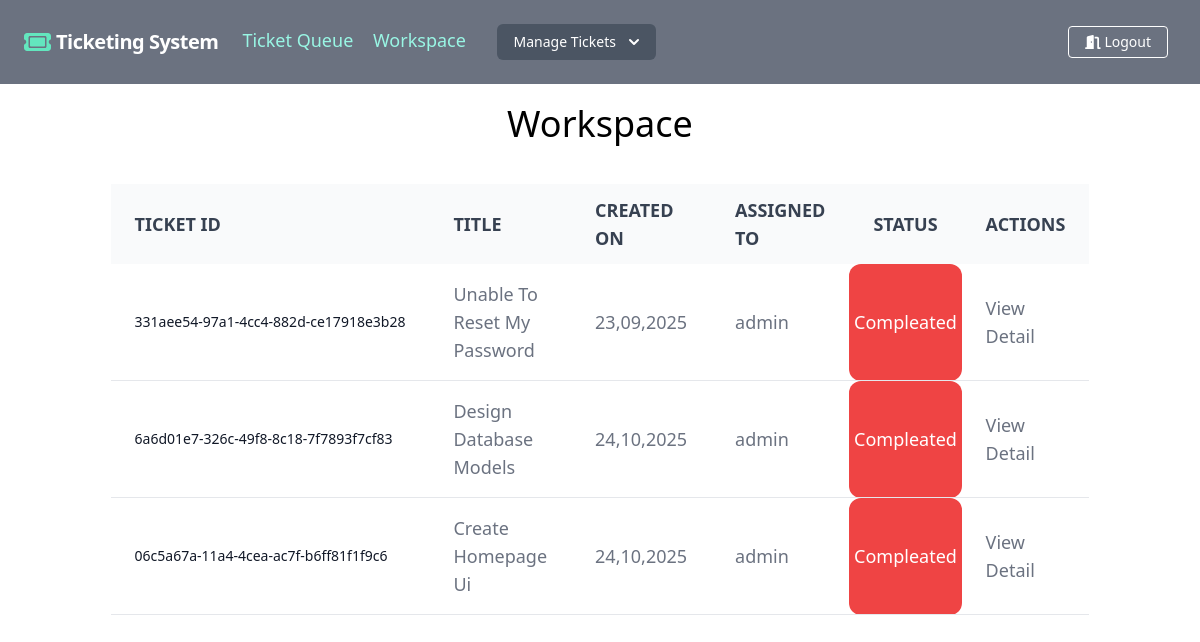
Before: /ticket/all_tickets_closed (signed in) with the older database file.
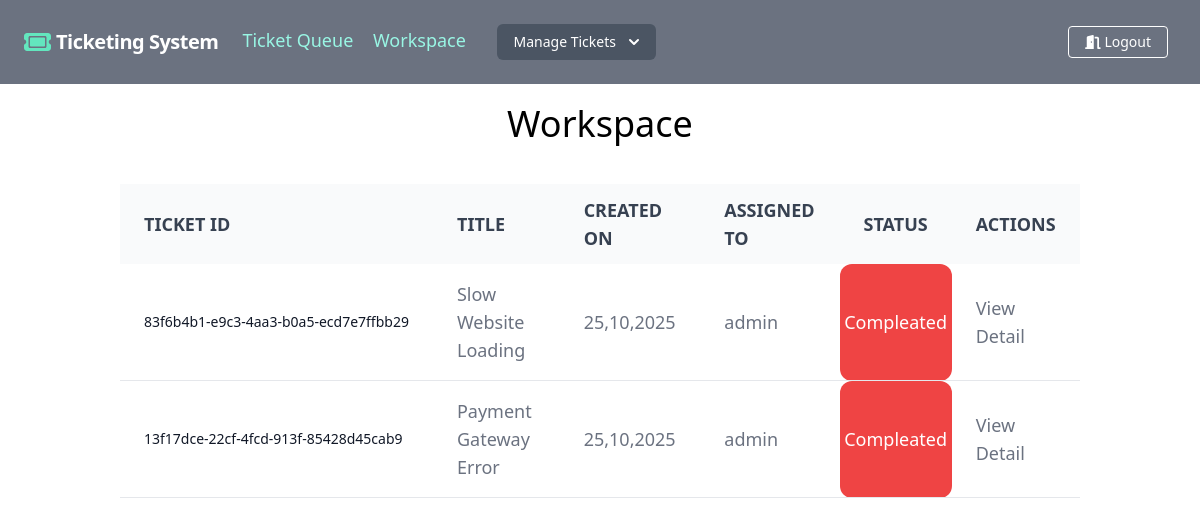
After: the same page with the newer database file.
### ticket/models.py (models this page shows, shortened)
class Ticket(models.Model):
    STATUS = [
        ('Pending', "Pending"),
        ('Active', "Active"),
        ('Completed', "Completed"),
    ]
    number = models.UUIDField(default=uuid.uuid4, editable=False, unique=True)
    title = models.CharField(max_length=250)
    content = models.TextField()
    created_by = models.ForeignKey(User, related_name='created_tickets', on_delete=models.CASCADE)
    created_at = models.DateTimeField(auto_now_add=True)
    assigned_to = models.ForeignKey(User, on_delete=models.SET_NULL, null=True, blank=True, related_name='assigned_tickets')
    is_resolved = models.BooleanField(default=False)
    accepted_date = models.DateTimeField(blank=True, null=True)
    closed_date = models.DateTimeField(blank=True, null=True)
    status = models.CharField(choices=STATUS, max_length=25)

### users/models.py (models this page shows)
class User(AbstractUser):
    is_customer = models.BooleanField(default=False)
    is_admin = models.BooleanField(default=False)
    def __str__(self):
        return self.username

### ticket/views.py (the view)
# urls.py: path('all_tickets_closed',all_tickets_closed,name='all_tickets_closed'),
def  all_tickets_closed(request):
    ticket = Ticket.objects.filter(assigned_to =request.user, is_resolved=True)
    return render(request , 'all_tickets_closed.html',{'ticket':ticket })

### ticket/templates/all_tickets_closed.html (shortened to what this page needs)
{% extends "base.html" %}
{% load widget_tweaks %}
{% block content %}
  <div class="text-center mt-5 mb-10">
    <h1 class="text-4xl text-bold">Workspace</h1>
  </div>
  <div class="relative overflow-x-auto flex justify-center ">
    <table class="w-[80%] text-sm text-left rtl:text-right text-gray-500 dark:text-gray-400">
        <thead class="text-lg text-gray-700 uppercase bg-gray-50 dark:bg-gray-700 dark:text-gray-400">
            <tr>
                <th scope="col" class="px-6 py-3">
                    Ticket ID
                </th>
                <th scope="col" class="px-6 py-3">
                    Title
                </th>
                <th scope="col" class="px-6 py-3">
                    Created On
                </th>
                <th scope="col" class="px-6 py-3">
                    Assigned To
                </th>
                <th scope="col" class="px-6 py-3">
                    Status
                </th>
                <th scope="col" class="px-6 py-3">
                    Actions
                </th>
            </tr>
        </thead>
        <tbody>
            {% for t in ticket %}
                 <tr class="bg-white border-b mb-2 dark:bg-gray-800 dark:border-gray-700">
                   <th scope="row" class="px-6 py-4 font-medium text-gray-900 whitespace-nowrap dark:text-white">
                     {{t.number}}
                    </th>
                    <td class="px-6 py-4 text-lg">
                       {{t.title|title}}
                    </td>
                    <td class="px-6 py-4 text-lg">
                       {{t.created_at|date:"d,m,Y"}}
                    </td>
                    <td class="px-6 py-4 text-lg">
                        {{t.assigned_to}}
                    </td>
                    {% if t.status == "Active" %}
                        <td class="text-center text-lg text-white rounded-xl bg-green-600">
                          Active
                       </td>
                    {% elif t.status == "Pending" %}
                        <td class="text-center text-lg text-white rounded-xl bg-yellow-600">
                          Pending
                       </td>
                    {% elif t.status == "Completed" %}
                        <td class="text-center text-lg text-white rounded-xl bg-red-500">
                          Compleated
                       </td>
                    {% endif %}
                    <td class="px-6 py-4 text-lg">
                        <a href="{% url 'detail_ticket' t.id %}"  class="hover:underline">View Detail</a>
                    </td>
                 </tr>
         {% endfor %}
        </tbody>
    </table>
  </div>
{% endblock  %}

### templates/base.html (shortened to what this page needs)
{% load static %}
<!DOCTYPE html>
<html lang="en">
  <head>
    <script src="https://cdn.tailwindcss.com"></script>
    <link rel="stylesheet" href="{% static 'css/msg.css' %}" />
    <link rel="stylesheet" href="https://cdnjs.cloudflare.com/ajax/libs/font-awesome/6.5.2/css/all.min.css" />
  </head>
  <body>
    {% if not '/users' in request.path %}
      <nav class="flex items-center justify-between flex-wrap bg-gray-500 p-6">
        <div class="flex items-center flex-shrink-0 text-white mr-6">
          <i class="fa-solid fa-ticket fa-xl" style="color: #63E6BE; margin-right: 5px;"></i>
          <span class="font-semibold text-xl tracking-tight">Ticketing System</span>
        </div>
        {% if request.user.is_admin %}
          <div class="w-full block flex-grow lg:flex lg:items-center lg:w-auto">
            <div class="text-sm lg:flex-grow">
              <a href="{% url 'ticket_queue' %}" class="{% if 'ticket_queue' in request.path %} active {% endif %}block mt-4 text-lg lg:inline-block lg:mt-0 text-teal-200 active:text-white hover:text-white mr-4">Ticket Queue</a>
              <a href="{% url 'workspace' %}" class=" {% if 'workspace' in request.path %} active {% endif %}block mt-4 text-lg lg:inline-block lg:mt-0 text-teal-200 active:text-white hover:text-white mr-4">Workspace</a>
              <div class="relative inline-block text-left">
                <div class="ml-3">
                  <button type="button" class="inline-flex justify-center w-full px-4 py-2 text-sm font-medium text-white bg-gray-600 rounded-md hover:bg-gray-700 focus:outline-none focus-visible:ring-2 focus-visible:ring-white focus-visible:ring-opacity-75" id="dropdown-button" aria-expanded="false" aria-haspopup="true">
                    Manage Tickets<svg class="-mr-1 ml-2 h-5 w-5" xmlns="http://www.w3.org/2000/svg" viewBox="0 0 20 20" fill="currentColor" aria-hidden="true">
                      <path fill-rule="evenodd" d="M5.293 7.293a1 1 0 011.414 0L10 10.586l3.293-3.293a1 1 0 111.414 1.414l-4 4a1 1 0 01-1.414 0l-4-4a1 1 0 010-1.414z" clip-rule="evenodd" />
                    </svg>
                  </button>
                </div>
              </div>
            </div>
            {% if request.user.is_authenticated %}
              <div>
                <a href="{% url 'logout' %}" class="inline-block text-sm mr-2 px-4 py-2 leading-none border rounded text-white border-white hover:border-transparent hover:text-teal-500 hover:bg-red-600 mt-4 lg:mt-0"><i class="fa-solid fa-door-open"></i>&nbsp;Logout</a>
              </div>
            {% endif %}
          </div>
        {% endif %}
      </nav>
    {% endif %}
    {% block content %}
    {% endblock %}
  </body>
</html>

Changed rows visible on the page:
removed Ticket: number "331aee54-97a1-4cc4-882d-ce17918e3b28", title "Unable To Reset My Password", created_at "23,09,2025", assigned_to "admin", status "Compleated"
removed Ticket: number "6a6d01e7-326c-49f8-8c18-7f7893f7cf83", title "Design Database Models", created_at "24,10,2025", assigned_to "admin", status "Compleated"
removed Ticket: number "06c5a67a-11a4-4cea-ac7f-b6ff81f1f9c6", title "Create Homepage Ui", created_at "24,10,2025", assigned_to "admin", status "Compleated"
added Ticket: number "83f6b4b1-e9c3-4aa3-b0a5-ecd7e7ffbb29", title "Slow Website Loading", created_at "25,10,2025", assigned_to "admin", status "Compleated"
added Ticket: number "13f17dce-22cf-4fcd-913f-85428d45cab9", title "Payment Gateway Error", created_at "25,10,2025", assigned_to "admin", status "Compleated"
